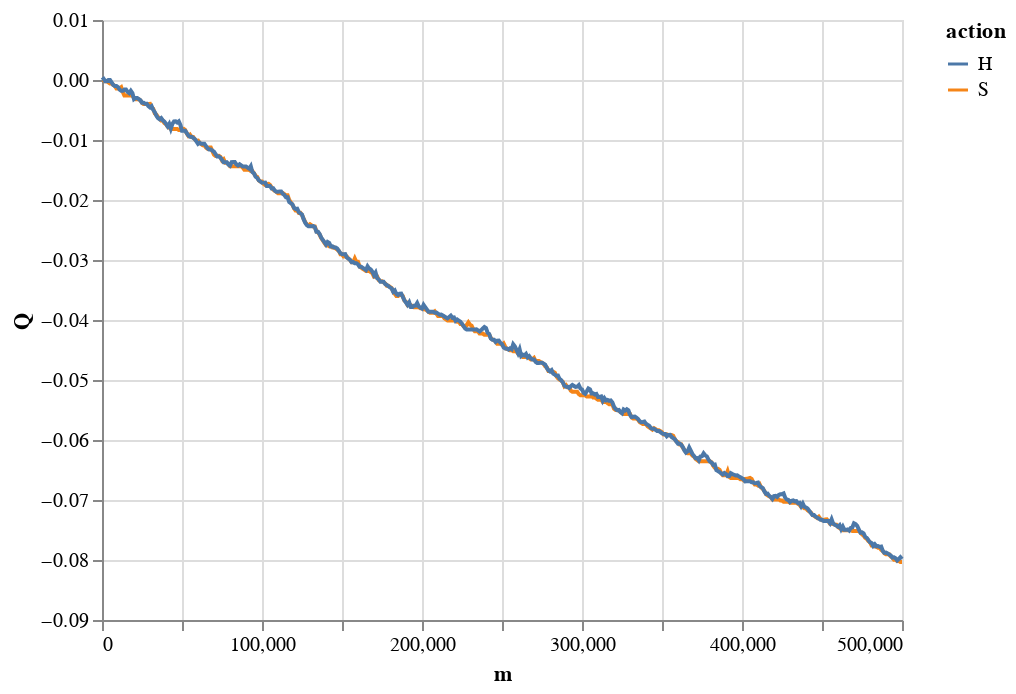

Notebook source saved alongside this figure:
### Markdown cell above
### Plot the action-values of Hit and Stick for a particular state over episodes

### Code cell
bj.plot_over_m(16,10, True, width=400, height=300)

### Figure 1 — Vega-Lite specification as saved in the notebook (floating-point values rounded to 4 significant figures; data arrays with more than 128 entries replaced by an {"elided": "..."} marker saying what was removed)
{"config": {"view": {"continuousWidth": 300, "continuousHeight": 300}}, "data": {"name": "data-36606195e4045b4a897c85ab01d6cd23"}, "mark": {"type": "line"}, "encoding": {"color": {"field": "action", "type": "nominal"}, "x": {"field": "m", "type": "quantitative"}, "y": {"field": "Q", "type": "quantitative"}}, "height": 300, "width": 400, "$schema": "https://vega.github.io/schema/vega-lite/v5.8.0.json", "datasets": {"data-36606195e4045b4a897c85ab01d6cd23": {"elided": "1002 records"}}}
